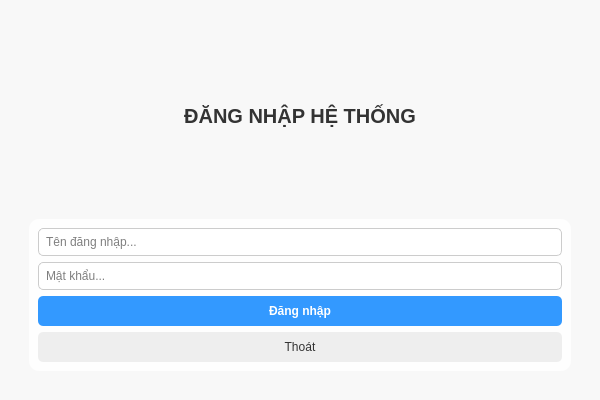
<?xml version="1.0" encoding="UTF-8"?>
<ui version="4.0">
 <class>LoginUltimateWindow</class>
 <widget class="QMainWindow" name="LoginUltimateWindow">
  <property name="geometry">
   <rect>
    <x>0</x>
    <y>0</y>
    <width>600</width>
    <height>400</height>
   </rect>
  </property>
  <property name="windowTitle">
   <string>Login - Ultimate</string>
  </property>
  <!-- Đặt ảnh nền hoặc gradient -->
  <property name="styleSheet">
   <string notr="true">
    QMainWindow {
        /* Ảnh nền login */
        background-image: url(:/images/background_login.png);
        background-position: center;
        background-repeat: no-repeat;
        background-color: #F8F8F8; /* fallback nếu ảnh không load */
    }
   </string>
  </property>
  <widget class="QWidget" name="centralwidget">
   <!-- Dùng layout dọc chính -->
   <layout class="QVBoxLayout" name="verticalLayout_main">
    <!-- Logo + Tựa đề -->
    <item>
     <layout class="QHBoxLayout" name="horizontalLayout_header">
      <item>
       <spacer name="horizontalSpacer_logo">
        <property name="sizeType">
         <enum>QSizePolicy::Expanding</enum>
        </property>
       </spacer>
      </item>
      <item>
       <widget class="QLabel" name="labelLogo">
        <property name="pixmap">
         <pixmap resource="true">:/images/logo.png</pixmap>
        </property>
        <property name="scaledContents">
         <bool>true</bool>
        </property>
        <property name="maximumSize">
         <size>
          <width>120</width>
          <height>120</height>
         </size>
        </property>
       </widget>
      </item>
      <item>
       <spacer name="horizontalSpacer_logo_2">
        <property name="sizeType">
         <enum>QSizePolicy::Expanding</enum>
        </property>
       </spacer>
      </item>
     </layout>
    </item>

    <!-- Tiêu đề -->
    <item>
     <widget class="QLabel" name="labelTitle">
      <property name="text">
       <string>ĐĂNG NHẬP HỆ THỐNG</string>
      </property>
      <property name="alignment">
       <set>Qt::AlignHCenter</set>
      </property>
      <property name="styleSheet">
       <string notr="true">
        QLabel {
            font-size: 20px;
            font-weight: bold;
            color: #333333;
        }
       </string>
      </property>
     </widget>
    </item>

    <!-- Frame chứa form đăng nhập -->
    <item>
     <widget class="QFrame" name="frameLogin">
      <property name="frameShape">
       <enum>QFrame::StyledPanel</enum>
      </property>
      <property name="frameShadow">
       <enum>QFrame::Raised</enum>
      </property>
      <property name="styleSheet">
       <string notr="true">
        QFrame {
            background-color: rgba(255, 255, 255, 0.8);
            border-radius: 10px;
            margin: 20px;
        }
       </string>
      </property>
      <layout class="QVBoxLayout" name="verticalLayout_frame">
       <item>
        <widget class="QLineEdit" name="lineEditUsername">
         <property name="placeholderText">
          <string>Tên đăng nhập...</string>
         </property>
         <property name="styleSheet">
          <string notr="true">
           QLineEdit {
               border: 1px solid #CCCCCC;
               border-radius: 5px;
               padding: 5px;
           }
           QLineEdit:focus {
               border: 1px solid #6666FF;
           }
          </string>
         </property>
        </widget>
       </item>
       <item>
        <widget class="QLineEdit" name="lineEditPassword">
         <property name="placeholderText">
          <string>Mật khẩu...</string>
         </property>
         <property name="echoMode">
          <enum>QLineEdit::Password</enum>
         </property>
         <property name="styleSheet">
          <string notr="true">
           QLineEdit {
               border: 1px solid #CCCCCC;
               border-radius: 5px;
               padding: 5px;
           }
           QLineEdit:focus {
               border: 1px solid #6666FF;
           }
          </string>
         </property>
        </widget>
       </item>
       <!-- Nút Đăng nhập -->
       <item>
        <widget class="QPushButton" name="pushButtonLogin">
         <property name="text">
          <string>Đăng nhập</string>
         </property>
         <property name="cursor">
          <cursorShape>PointingHandCursor</cursorShape>
         </property>
         <property name="styleSheet">
          <string notr="true">
           QPushButton {
               background-color: #3399FF;
               color: white;
               border-radius: 5px;
               padding: 8px;
               font-weight: bold;
           }
           QPushButton:hover {
               background-color: #1A8CFF;
           }
          </string>
         </property>
        </widget>
       </item>
       <!-- Nút Thoát -->
       <item>
        <widget class="QPushButton" name="pushButtonExit">
         <property name="text">
          <string>Thoát</string>
         </property>
         <property name="cursor">
          <cursorShape>PointingHandCursor</cursorShape>
         </property>
         <property name="styleSheet">
          <string notr="true">
           QPushButton {
               background-color: #EEEEEE;
               color: #333333;
               border-radius: 5px;
               padding: 8px;
           }
           QPushButton:hover {
               background-color: #DDDDDD;
           }
          </string>
         </property>
        </widget>
       </item>
      </layout>
     </widget>
    </item>
   </layout>
  </widget>
 </widget>
 <resources>
  <include location="resources_ultimate.qrc"/>
 </resources>
 <connections/>
</ui>
